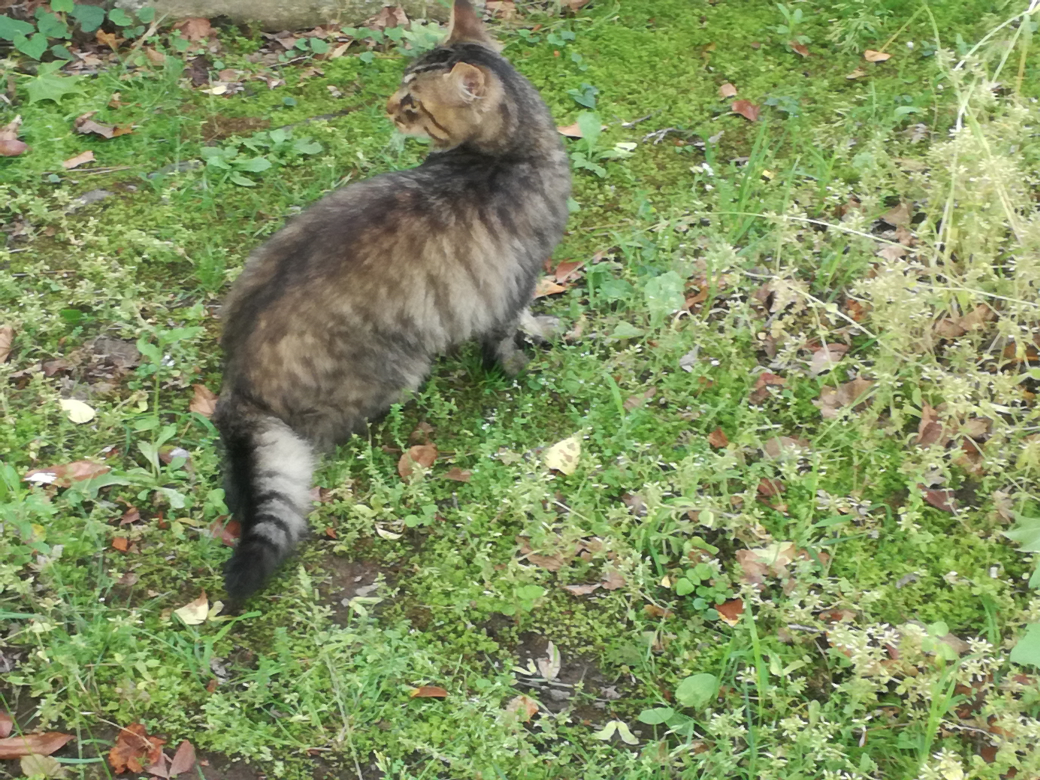
#> input picture 第12章/cat.jpg, 4160 x 3120 px (shown at 1/4 size)
$ python svdimage.py
#> lines starting #> are read from the running program, lines starting #| are printed output that depends on the picture
import numpy as np
import matplotlib.pyplot as plt
from scipy import linalg as SLA
from PIL import Image

# Convert a color image to a black-and-white one
imagefile = Image.open('cat.jpg')
#> imagefile is the input picture: PIL image 4160x3120 RGB; mean R, G, B 130.1, 145.5, 95.6
BWimage = imagefile.convert('L')
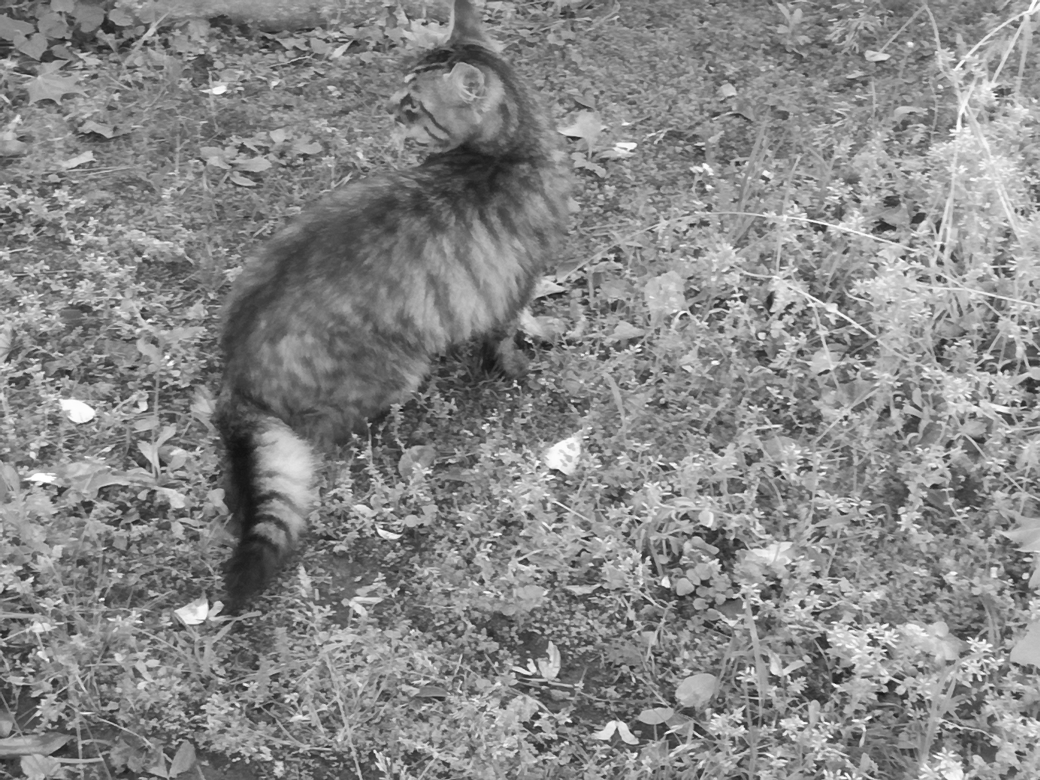
#> BWimage: PIL image 4160x3120 L (shown at 1/4 size); min 8, max 255, mean 135.2
BWimage.save('black-and-white.jpg')

# SVD
U, S, VT = SLA.svd(BWimage)
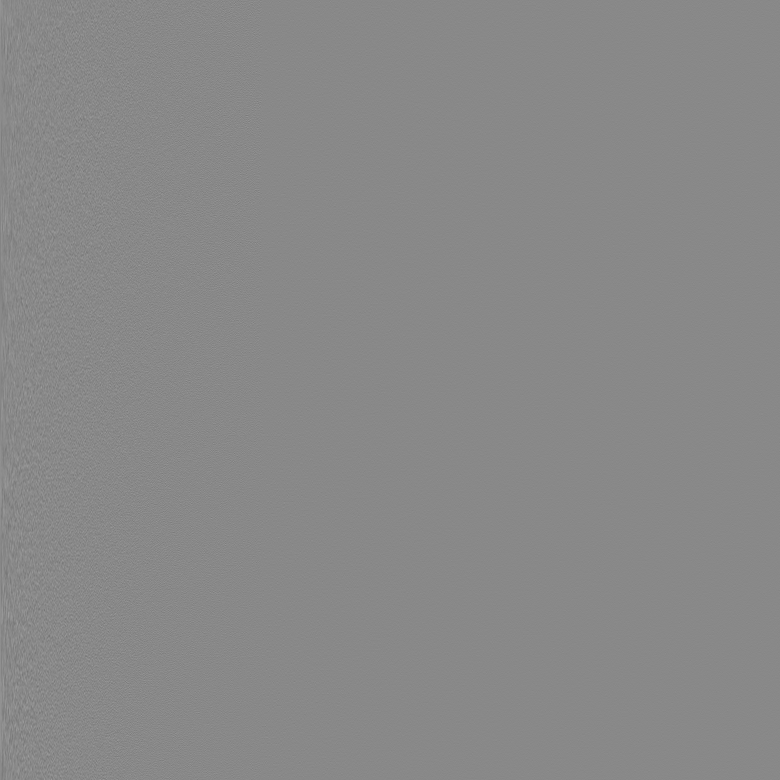
#> U: shape (3120, 3120) float32 (shown at 1/4 size); min -0.236, max 0.204, mean 5.91e-06; drawn with min black and max white
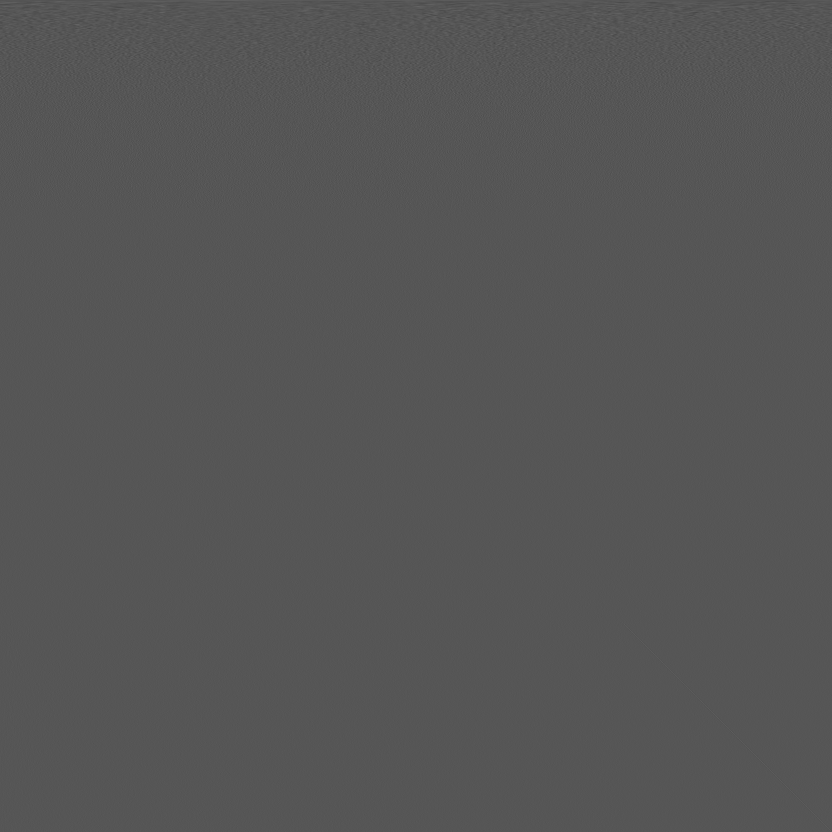
#> VT: shape (4160, 4160) float32 (shown at 1/5 size); min -0.165, max 0.324, mean 4.25e-06; drawn with min black and max white
#> S = 3120 values, max 490015 at index 0, min 3.85 at index 3119, mean 872.5

rlist = [1, 10, 20, 50, 300, 400] # rank

dict = {} # empty dictionary

# Generate images of a specified rank
for r in rlist:
    Utmp = U[:, :r]
    Stmp = np.array(SLA.diagsvd(S[ :r], M = r, N = r))
    VTtmp = VT[:r, :]
    Ar = np.array(Utmp @ Stmp @ VTtmp)
    imageuint8 = Image.fromarray(np.uint8(Ar), mode = 'L')
    filename = 'PictRank{}.jpg'.format(r)
    imageuint8.save(filename)
    dict[rlist.index(r)] = filename
#> this loop made 6 passes
#> Stmp on pass 1: [490015]
#> pass 1, `Ar = np.array(Utmp @ Stmp @ VTtmp)`:
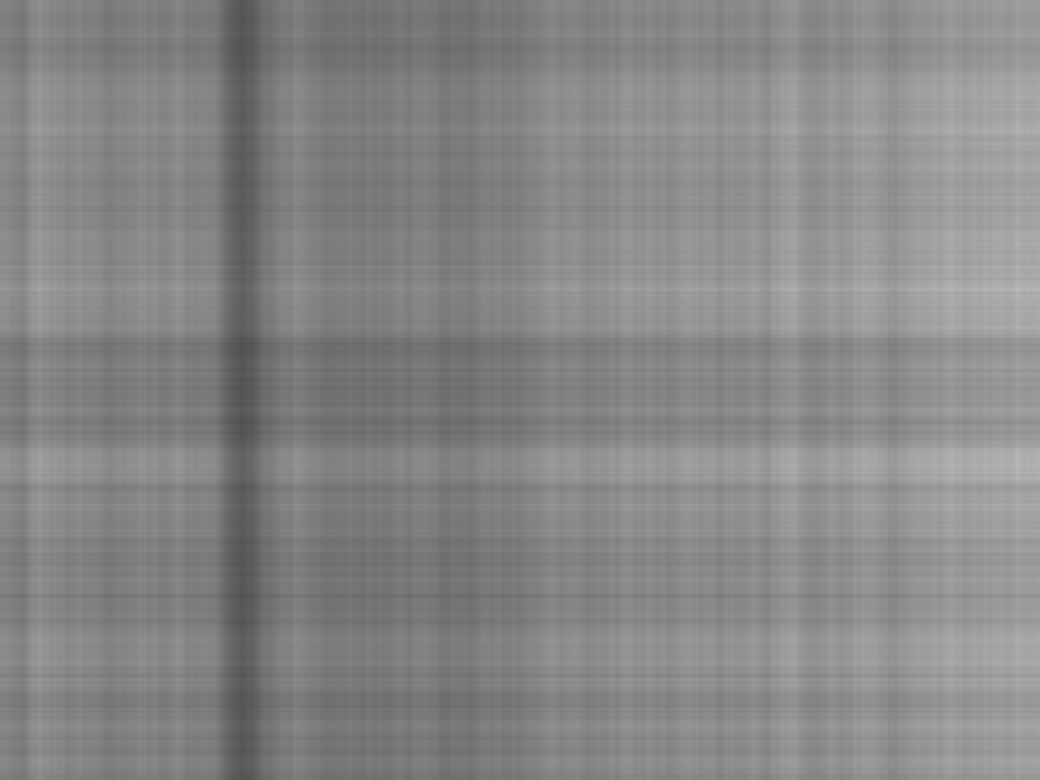
#> Ar: shape (3120, 4160) float32 (shown at 1/4 size); min 80.35, max 186.9, mean 135.2
#> pass 2, `Ar = np.array(Utmp @ Stmp @ VTtmp)`:
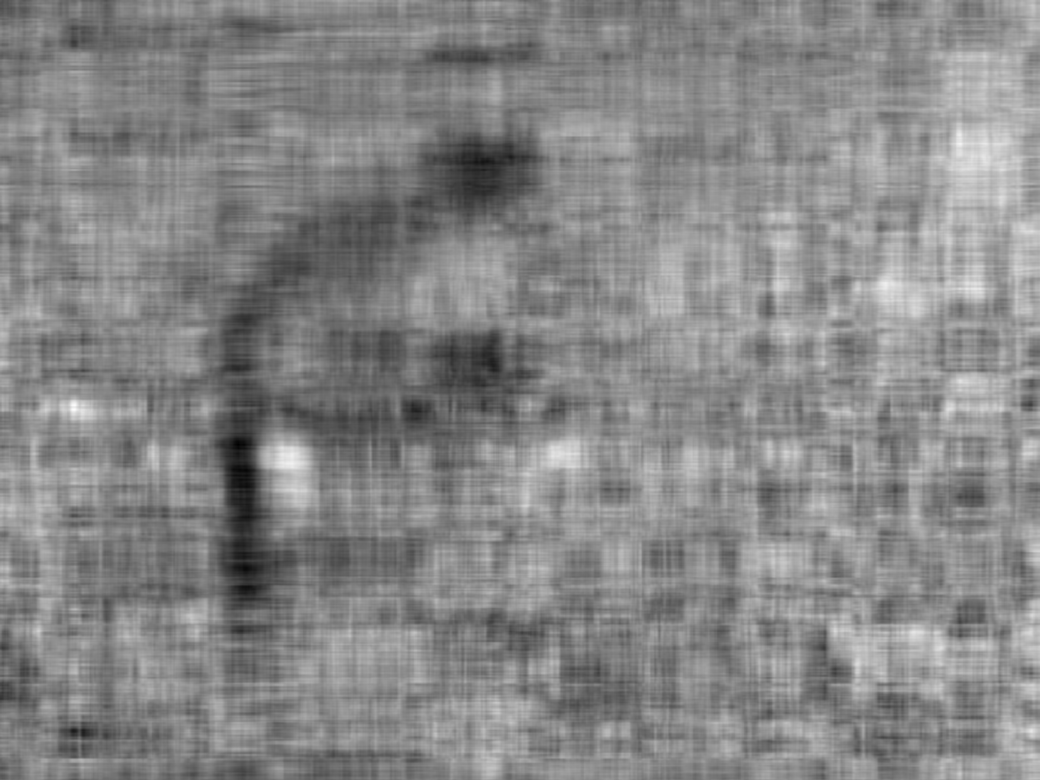
#> Ar: shape (3120, 4160) float32 (shown at 1/4 size); min 0.151, max 255.9, mean 135.2; drawn with min black and max white
#> after the loop, dict = {0: 'PictRank1.jpg', 1: 'PictRank10.jpg', 2: 'PictRank20.jpg', 3: 'PictRank50.jpg', 4: 'PictRank300.jpg', 5: 'PictRank400.jpg'}

# Display images horizontally and vertically
fig, ax = plt.subplots(3, 2, figsize=(14, 10))

for i in range(len(rlist)):
    imagefile0 = Image.open(dict[i]) # i-th image open
    j = i % 3; k = i // 3
    ax[j][k].imshow(imagefile0, cmap='gray')
    ax[j][k].set_title('rank = {}'.format(rlist[i]))

# Adjusting the distance between images
fig.subplots_adjust(wspace=-0.4, hspace=0.3)

plt.show()
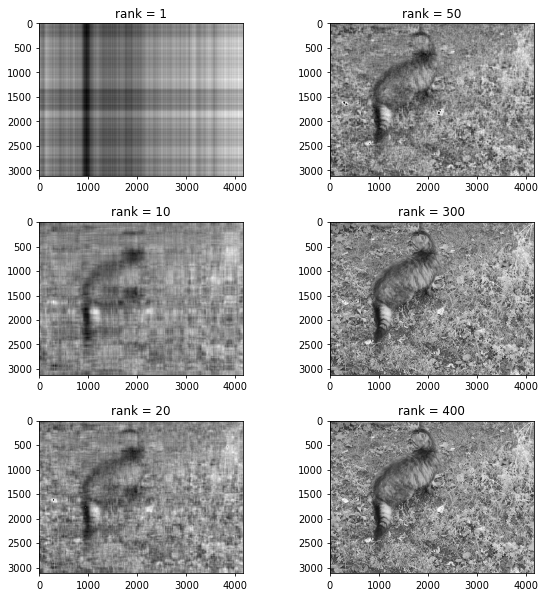
#> figure drawn by matplotlib, 6 panels
